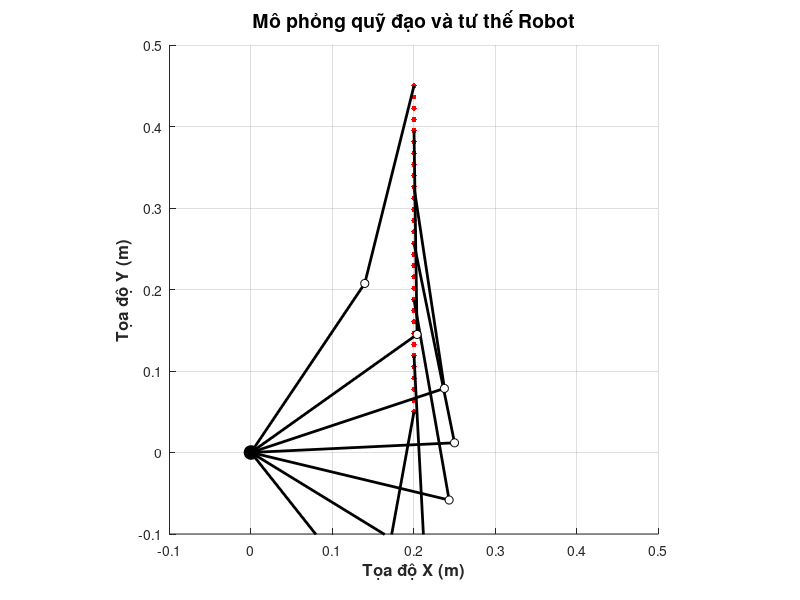

The MATLAB script that drew this image:
% ========================================================================
% CHƯƠNG TRÌNH VẼ STICK DIAGRAM MÔ PHỎNG CHUYỂN ĐỘNG ROBOT
% ========================================================================
clear all; close all; clc;

%% 1. TẠO DỮ LIỆU GIẢ LẬP (THAY THẾ BẰNG DỮ LIỆU THỰC CỦA BẠN)
% Giả sử robot cần đi theo một đường thẳng màu đỏ như trong hình mẫu.
% Ta tạo ra 30 điểm mẫu dọc theo đường thẳng đó.
num_steps = 30;
xE_path = linspace(0.2, 0.2, num_steps); % Tọa độ X điểm cuối giữ nguyên
yE_path = linspace(0.05, 0.45, num_steps); % Tọa độ Y điểm cuối tăng dần

% Thông số kích thước giả lập cho các khâu (để vẽ)
L1 = 0.25; % Chiều dài khâu 1 giả định
L2 = 0.25; % Chiều dài khâu 2 giả định

%% 2. VẼ ĐỒ THỊ
figure('Name', 'Mo phong Stick Diagram', 'Color', 'w');
hold on; grid on; axis equal;

% Đặt giới hạn trục cho dễ nhìn (Tùy chỉnh theo không gian làm việc của bạn)
xlim([-0.1 0.5]);
ylim([-0.1 0.5]);

xlabel('Tọa độ X (m)', 'FontSize', 12, 'FontWeight', 'bold');
ylabel('Tọa độ Y (m)', 'FontSize', 12, 'FontWeight', 'bold');
title('Mô phỏng quỹ đạo và tư thế Robot', 'FontSize', 14);

% Vẽ gốc tọa độ (Base)
plot(0, 0, 'ko', 'MarkerSize', 10, 'MarkerFaceColor', 'k');

fprintf('Đang vẽ mô phỏng...\n');

%% 3. VÒNG LẶP MÔ PHỎNG CHUYỂN ĐỘNG
for i = 1:num_steps
    % --- Lấy tọa độ điểm cuối mong muốn tại bước i ---
    xE = xE_path(i);
    yE = yE_path(i);
    
    % ====================================================================
    % PHẦN NÀY CẦN THAY THẾ BẰNG ĐỘNG HỌC CỦA BẠN
    % (Ví dụ dưới đây dùng Động học ngược đơn giản của robot 2 khâu phẳng
    % để tính ra các góc khớp, sau đó tính lại tọa độ khớp giữa P1)
    % ====================================================================
    % [BẮT ĐẦU VÙNG GIẢ LẬP ĐỂ VẼ HÌNH MẪU]
        % Tính toán góc khớp (Inverse Kinematics giả lập)
        r2 = xE^2 + yE^2;
        c2 = (r2 - L1^2 - L2^2) / (2*L1*L2);
        s2 = sqrt(1 - c2^2); % Giả sử cấu hình khuỷu tay lên (elbow up)
        theta2 = atan2(s2, c2);
        k1 = L1 + L2*c2;
        k2 = L2*s2;
        theta1 = atan2(yE, xE) - atan2(k2, k1);
        
        % Tính toán tọa độ khớp giữa P1 (Forward Kinematics giả lập)
        P0 = [0, 0];       % Tọa độ gốc
        P1_x = L1 * cos(theta1);
        P1_y = L1 * sin(theta1);
        P1 = [P1_x, P1_y]; % Tọa độ khớp khuỷu tay
        PEE = [xE, yE];    % Tọa độ điểm tác động cuối
    % [KẾT THÚC VÙNG GIẢ LẬP]
    % ====================================================================
    
    % --- VẼ CÁC ĐỐI TƯỢNG ---
    
    % 1. Vẽ điểm quỹ đạo (Dấu chấm đỏ)
    plot(PEE(1), PEE(2), 'r.', 'MarkerSize', 12);
    
    % 2. Vẽ thân robot (Stick Diagram - Các đoạn thẳng đen)
    % Chỉ vẽ một vài tư thế đại diện (ví dụ: cứ 5 bước vẽ 1 lần) để đỡ rối hình
    if mod(i, 5) == 1 || i == num_steps
        % Vẽ khâu 1 (từ gốc P0 đến khớp P1)
        line([P0(1), P1(1)], [P0(2), P1(2)], 'Color', 'k', 'LineWidth', 2);
        % Vẽ khâu 2 (từ khớp P1 đến điểm cuối PEE)
        line([P1(1), PEE(1)], [P1(2), PEE(2)], 'Color', 'k', 'LineWidth', 2);
        % Vẽ điểm khớp nối cho đẹp
        plot(P1(1), P1(2), 'ko', 'MarkerSize', 6, 'MarkerFaceColor', 'w');
    end
    
    % Tạm dừng một chút để tạo hiệu ứng hoạt hình (nếu muốn nhìn robot chạy)
    % pause(0.05); 
end

fprintf('Hoàn tất vẽ.\n');
